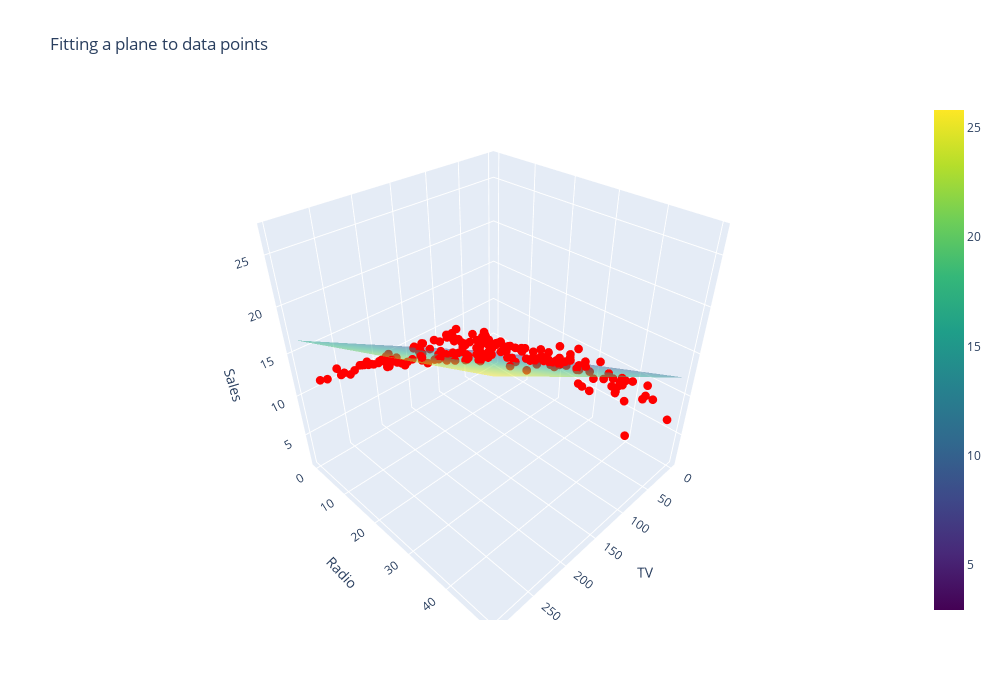

Write notebook code for a chart like this one.
### Code cell
a2 = model_2.coef_[1]
a1 = model_2.coef_[0]
a0 = model_2.intercept_
 
x0_grid, x1_grid = np.meshgrid(
    np.linspace(x0.min(), x0.max(), 30),
    np.linspace(x1.min(), x1.max(), 30)
)
y_grid = a0 + a1 * x0_grid + a2 * x1_grid 

fig = go.Figure()

# Data points
fig.add_trace(go.Scatter3d(
    x = x0, y = x1, z = y, marker = dict(size = 3, color = 'red'),mode = 'markers', name = 'Data Points'
))

# Regression plane
fig.add_trace(go.Surface( 
    x = x0_grid, y = x1_grid, z = y_grid, opacity = 0.5, colorscale = 'Viridis', name = 'Regression Plane'
))

fig.update_layout(scene = dict(xaxis_title = 'TV', yaxis_title = 'Radio', zaxis_title = 'Sales'),
    title = 'Fitting a plane to data points',
    width = 1000,
    height = 700
)
fig.show()

### Figure 1 — Plotly figure (JSON) as saved in the notebook; plotly's stock layout.template omitted (floating-point values rounded to 4 significant figures; data arrays with more than 128 entries replaced by an {"elided": "..."} marker saying what was removed)
{"data": [{"marker": {"color": "red", "size": 3}, "mode": "markers", "name": "Data Points", "type": "scatter3d", "x": {"elided": "200 float values"}, "y": {"elided": "200 float values"}, "z": {"elided": "200 float values"}}, {"colorscale": [[0, "#440154"], [0.1111, "#482878"], [0.2222, "#3e4989"], [0.3333, "#31688e"], [0.4444, "#26828e"], [0.5556, "#1f9e89"], [0.6667, "#35b779"], [0.7778, "#6ece58"], [0.8889, "#b5de2b"], [1, "#fde725"]], "name": "Regression Plane", "opacity": 0.5, "type": "surface", "x": {"elided": "30x30 float values"}, "y": {"elided": "30x30 float values"}, "z": {"elided": "30x30 float values"}}], "layout": {"height": 700, "scene": {"xaxis": {"title": {"text": "TV"}}, "yaxis": {"title": {"text": "Radio"}}, "zaxis": {"title": {"text": "Sales"}}}, "title": {"text": "Fitting a plane to data points"}, "width": 1000}}
